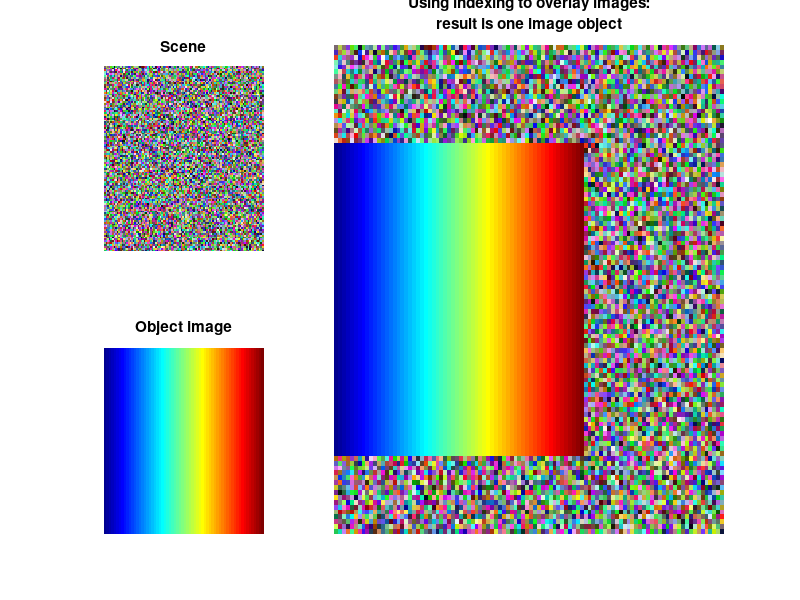

Write MATLAB code to recreate this figure.
clc
clear all
% % Initialization steps.
% clc;    % Clear the command window.
% close all;  % Close all figures (except those of imtool.)
% clear;  % Erase all existing variables. Or clearvars if you want.
% workspace;  % Make sure the workspace panel is showing.
% format long g;
% format compact;
% fontSize = 20;
% % Make a circular image mask.
% % Adapted from FAQ: http://matlab.wikia.com/wiki/FAQ#How_do_I_create_a_circle.3F
% % Create a logical image of a circle with specified
% % diameter, center, and image size.
% % First create the image.
% imageSizeX = 640;
% imageSizeY = 240;
% [columnsInImage, rowsInImage] = meshgrid(1:imageSizeX, 1:imageSizeY);
% % Next create the circle in the image.
% centerX = 320;
% centerY = 120;
% radius = 70;
% circlePixels = (rowsInImage - centerY).^2 ...
%     + (columnsInImage - centerX).^2 <= radius.^2;
% % circlePixels is a 2D "logical" array.
% % Now, display it.
% subplot(2, 2, 2);
% image(circlePixels) ;
% axis image;
% title('Binary image of a circle', 'FontSize', fontSize);
% colormap([0 0 0; 1 1 1]);
% % Set up figure properties:
% % Enlarge figure to full screen.
% set(gcf, 'Units', 'Normalized', 'OuterPosition', [0 0 1 1]);
% % Get rid of tool bar and pulldown menus that are along top of figure.
% set(gcf, 'Toolbar', 'none', 'Menu', 'none');
% % Give a name to the title bar.
% set(gcf, 'Name', 'Demo by ImageAnalyst', 'NumberTitle', 'Off') 
% numPoints = 500;
% % Create pattern of random points with y = 1 to 11 and x = 0 to 32
% x = floor(imageSizeX * rand(1, numPoints)) + 1;
% y = floor(imageSizeY * 0.9 * rand(1, numPoints) + 0.1 * imageSizeY) + 1;
% % Create an image of gray
% grayLevel = 64; % Whatever you want between 0 and 255.
% grayImage = grayLevel * ones(imageSizeY, imageSizeX, 'uint8');
% for k = 1 : numPoints
%   grayImage(y(k), x(k)) = 255;
% end
% subplot(2, 2, 1);
% imshow(grayImage);
% axis on;
% title('Original Points', 'FontSize', fontSize);
% % Now mask the image
% grayImage(circlePixels) = grayLevel;
% subplot(2, 2, 3);
% imshow(grayImage);
% axis on;
% title('Masked Points', 'FontSize', fontSize);






% Create the scene
%   This example uses a random set of pixels to create a TrueColor image
scene = rand(100,100,3);
% Create the object image
%   This example uses a blend of colors from left to right, converted to a TrueColor image
%   Use repmat to replicate the pattern in the matrix
%   Use the "jet" colormap to specify the color space
obj = ind2rgb(repmat(1:64,64,1),jet(64));
% Display the images created in subplots
hf2 = figure('units','normalized','position',[.2 .2 .6 .6]);
axi1 = subplot(2,3,1);
iscene = image(scene);
axis off
title('Scene')
axi2 = subplot(2,3,4);
iobj = image(obj);
axis off
title('Object image')
% Now replace pixels in the scene with the object image
result = scene;
%   Define where you want to place the object image in the scene
rowshift = 20;
colshift = 0;
%   Perform the actual indexing to replace the scene's pixels with the object
result((1:size(obj,1))+rowshift, (1:size(obj,2))+colshift, :) = obj;
%   Display the results
ax3 = subplot(2,3,[2:3, 5:6]);
iresult = image(result);
axis off
hold on
title(sprintf('Using indexing to overlay images:\nresult is one image object'))